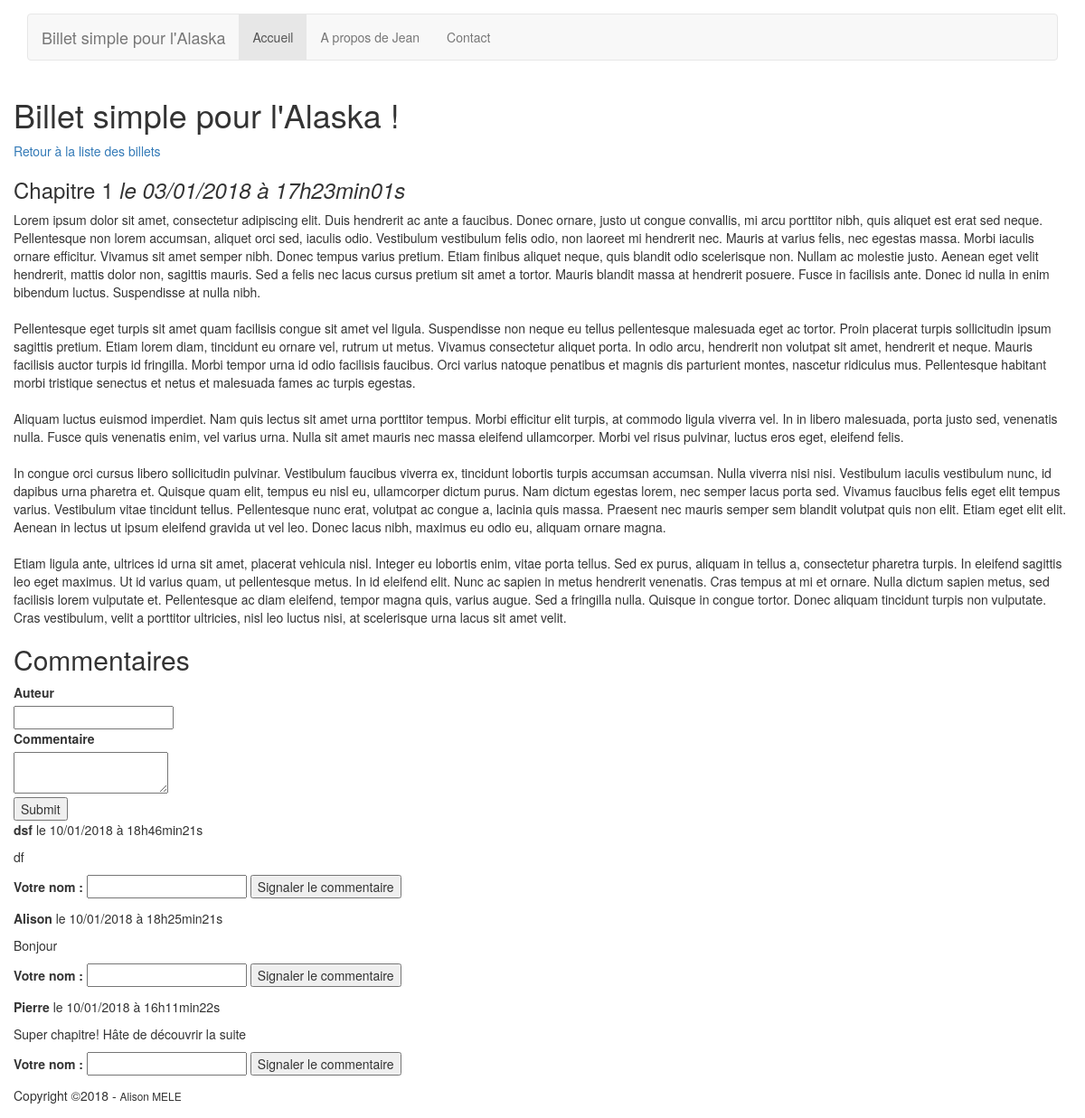
Screenshot of /index.php?action=post&id=7 with the database file from the repository.
### tables this page shows
CREATE TABLE IF NOT EXISTS `posts` (
  `id` int(11) NOT NULL AUTO_INCREMENT,
  `title` varchar(255) NOT NULL,
  `content` text NOT NULL,
  `creation_date` datetime NOT NULL,
  PRIMARY KEY (`id`),
  KEY `id` (`id`),
  KEY `id_2` (`id`),
  KEY `id_3` (`id`),
  FULLTEXT KEY `content` (`content`)
);

CREATE TABLE IF NOT EXISTS `comments` (
  `id` int(255) NOT NULL AUTO_INCREMENT,
  `post_id` int(11) NOT NULL,
  `author` varchar(255) NOT NULL,
  `comment` text NOT NULL,
  `comment_date` datetime NOT NULL,
  PRIMARY KEY (`id`),
  KEY `id` (`id`)
);

### controler/frontend.php (called while the page is built, shortened)
<?php
require_once('model/frontend/PostManager.php');
require_once('model/frontend/CommentManager.php');
function post()
{
    $postManager = new PostManager();
    $commentManager = new CommentManager();
    $post = $postManager->getPost($_GET['id']);
    $comments = $commentManager->getComments($_GET['id']);
    require('view/frontend/postView.php');
}

### model/frontend/PostManager.php (called while the page is built, shortened)
<?php
class PostManager extends Manager
{
	public function getPost($postId)
	{
		$db = $this->dbConnect();
		$req = $db->prepare('SELECT id, title, content, DATE_FORMAT(creation_date, \'%d/%m/%Y à %Hh%imin%ss\') AS creation_date_fr FROM posts WHERE id = ?');
		$req->execute(array($postId));
		$post = $req->fetch();
		return $post;
	}
}

### model/frontend/CommentManager.php (called while the page is built, shortened)
<?php
class CommentManager extends Manager
{
	public function getComments($postId)
	{
		$db = $this->dbConnect();
		$comments = $db->prepare('SELECT id, author, comment, DATE_FORMAT(comment_date, \'%d/%m/%Y à %Hh%imin%ss\') AS comment_date_fr FROM comments WHERE post_id = ? ORDER BY comment_date DESC');
		$comments->execute(array($postId));
		return $comments;
	}
}

### view/frontend/postView.php (the view, shortened to what this page needs)
<h1>Billet simple pour l'Alaska !</h1>
<p><a href="index.php">Retour à la liste des billets</a></p>
<div class="news">
    <h3>
        <?= htmlspecialchars_decode($post['title']) ?>
        <em>le <?= $post['creation_date_fr'] ?></em>
    </h3>
    <p>
        <?= nl2br(htmlspecialchars_decode($post['content'])) ?>
    </p>
<h2>Commentaires</h2>
<form action="index.php?action=addComment&amp;id=<?= $post['id'] ?>" method="post">
    <div>
        <label for="author">Auteur</label><br />
        <input type="text" id="author" name="author" />
    </div>
    <div>
        <label for="comment">Commentaire</label><br />
        <textarea id="comment" name="comment"></textarea>
    </div>
    <div>
        <input type="submit" />
    </div>
</form>
<?php
while ($comment = $comments->fetch())
{
?>
    <p><strong><?= htmlspecialchars_decode($comment['author']) ?></strong> le <?= $comment['comment_date_fr'] ?>
    <p><?= nl2br(htmlspecialchars_decode($comment['comment'])) ?></p>
    <form action="index.php?action=reportComment" method="post">
        <label for="pseudo">Votre nom : </label> <input type ="text" id="pseudo" name="pseudo" required />
        <input type="submit" name="reportcomments" value="Signaler le commentaire" /></p>
<?php
}
?>
</div>
<?php $content = ob_get_clean(); ?>
<?php require('view/template.php'); ?>

### index.php (shortened to what this page needs)
<?php
require_once('controler/frontend.php');
if (isset($_GET['action'])) {
    if ($_GET['action'] == 'listPosts') {
        listPosts();
    }
    elseif ($_GET['action'] == 'post') {
        if (isset($_GET['id']) && $_GET['id'] > 0) {
            post();
        }
        else {
            echo 'Erreur : aucun identifiant de billet envoyé';
        }
    }
}
else {
    listPosts();
}

### view/template.php (shortened to what this page needs)
<!DOCTYPE html>
<html>
    <head>
 		<link rel="stylesheet" href="public/bootstrap/css/bootstrap.min.css" />
    </head>
    <body>
        <div class="container">
            <nav class="navbar navbar-default">
                <div class="navbar-header">
                    <a class="navbar-brand" href="index.php">Billet simple pour l'Alaska</a>
                </div>
                    <ul class="nav navbar-nav">
                        <li class="active col-md"><a href="index.php">Accueil</a></li>
                        <li class="col-md"><a href="view/frontend/bio.php">A propos de Jean</a></li>
                        <li class="col-md"><a href="view/frontend/contact.php">Contact</a></li>
                    </ul>
            </nav>
        </div>
        <?= $content ?>
    </body>
    <footer>
        <p>Copyright &copy;<?php echo strftime("%Y"); ?> - <small>Alison MELE</small></p>
    </footer>
</html>

### rows the page displays
posts: title "Chapitre 1", content "Lorem ipsum dolor sit amet, consectetur adipiscing elit. Duis hendrerit ac ante a faucibus. Donec ornare, justo ut congue convallis, mi arcu porttitor nibh, quis aliquet est erat sed neque. Pellentesque non lorem accumsan, aliquet orci sed, iaculis odio. Vestibulum vestibulum felis odio, non laoreet mi hendrerit nec. Mauris at varius felis, nec egestas massa. Morbi iaculis ornare efficitur. Vivamus sit amet semper nibh. Donec tempus varius pretium. Etiam finibus aliquet neque, quis blandit odio scelerisque non. Nullam ac molestie justo. Aenean eget velit hendrerit, mattis dolor non, sagittis mauris. Sed a felis nec lacus cursus pretium sit amet a tortor. Mauris blandit massa at hendrerit…"
comments: author "dsf", comment_date_fr "10/01/2018 à 18h46min21s", comment "df"
comments: author "Alison", comment_date_fr "10/01/2018 à 18h25min21s", comment "Bonjour"
comments: author "Pierre", comment_date_fr "10/01/2018 à 16h11min22s", comment "Super chapitre! Hâte de découvrir la suite"

### other values shown
$post['creation_date_fr'] "03/01/2018 à 17h23min01s"
strftime("%Y") "2018"
